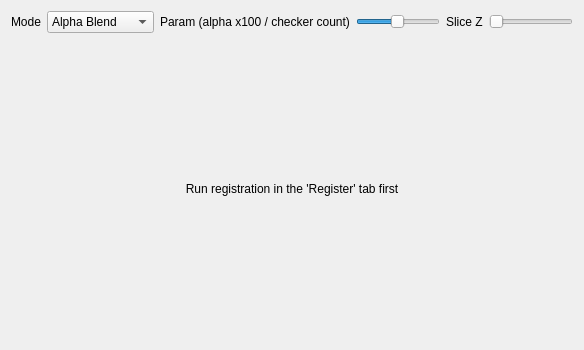
<?xml version="1.0" encoding="UTF-8"?>
<ui version="4.0">
 <class>FusionTabView</class>
 <widget class="QWidget" name="FusionTabView">
  <layout class="QVBoxLayout" name="rootLayout">
   <item>
    <layout class="QHBoxLayout" name="controlRow">
     <item><widget class="QLabel" name="modeLabel"><property name="text"><string>Mode</string></property></widget></item>
     <item>
      <widget class="QComboBox" name="modeCombo">
       <item><property name="text"><string>Alpha Blend</string></property></item>
       <item><property name="text"><string>Checkerboard</string></property></item>
      </widget>
     </item>
     <item><widget class="QLabel" name="paramLabel"><property name="text"><string>Param (alpha x100 / checker count)</string></property></widget></item>
     <item>
      <widget class="QSlider" name="paramSlider">
       <property name="orientation"><enum>Qt::Horizontal</enum></property>
       <property name="minimum"><number>1</number></property>
       <property name="maximum"><number>100</number></property>
       <property name="value"><number>50</number></property>
      </widget>
     </item>
     <item><widget class="QLabel" name="sliceLabel"><property name="text"><string>Slice Z</string></property></widget></item>
     <item><widget class="QSlider" name="sliceSlider"><property name="orientation"><enum>Qt::Horizontal</enum></property></widget></item>
    </layout>
   </item>
   <item alignment="Qt::AlignHCenter">
    <widget class="QLabel" name="fusionView">
     <property name="minimumSize"><size><width>300</width><height>300</height></size></property>
     <property name="maximumSize"><size><width>300</width><height>300</height></size></property>
     <property name="alignment"><set>Qt::AlignCenter</set></property>
     <property name="text"><string>Run registration in the 'Register' tab first</string></property>
    </widget>
   </item>
  </layout>
 </widget>
 <resources/>
 <connections/>
</ui>
